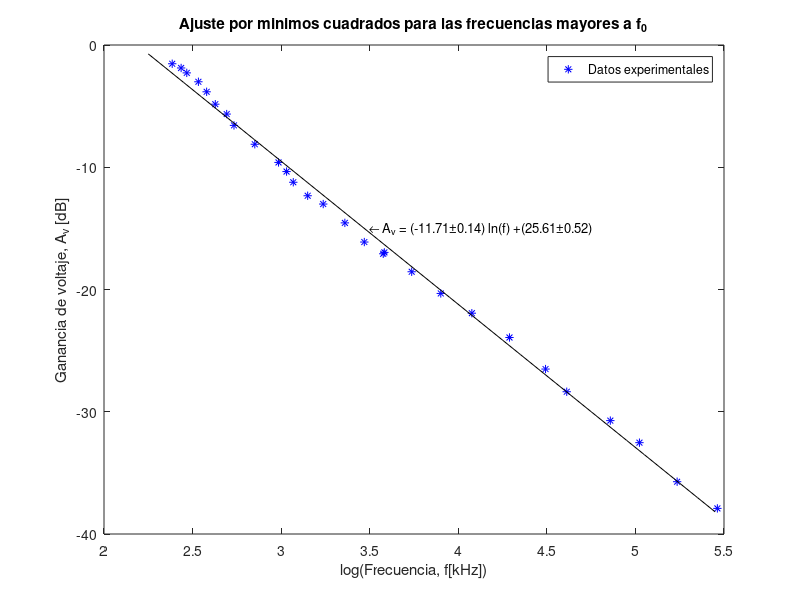

Source code (MATLAB):
clear all; close all;
format long
vi = 5.5;
x = [10.86 11.42 11.79 12.59 13.19 13.85 14.77 15.39 17.31 19.79 20.71 21.51 23.33 25.47 28.78 35.74 32.12 35.97 41.97 49.46 58.94 72.89 89.35 100.71 128.80 151.82 187.80 235.71];
y = [4.61 4.43 4.23 3.89 3.54 3.15 2.87 2.58 2.16 1.82 1.67 1.51 1.33 1.23 1.03 0.77 0.86 0.78 0.65 0.53 0.44 0.35 0.26 0.21 0.16 0.13 0.09 0.07];
y = 20*log10(y/vi); 
%figure(1); clf;
%plot (x,y,'b*')
%legend('Datos experimentales') 
%xlabel('Frecuencia, f[kHz]');ylabel('Ganancia de voltaje, A_{v} [dB]');
%title('Ganancia de voltaje en funcion de la frecuencia')
%print -djpeg -r100 grafica_ganancia.jpg
x = log(x);
size(x)
size(y)
N = size(x)(2)

sxy = sum(x.*y);
sxx = sum(x.*x);
syy = sum(y.*y);
sx = sum(x);
sy = sum(y);
a = (((N)*(sxy))-((sx)*(sy)))/(((N)*(sxx))-((sx)*(sx)))
b = (((sxx)*(sy))-((sx)*(sxy)))/(((N)*(sxx))-((sx)*(sx)))
e = (y-((a*x)+b)).^2;
sei = sum(e);
incertidumbrea=sqrt((sei)/(N-2))*sqrt((N)/(((N)*(sxx))-((sx)*(sx))))
incertidumbreb=sqrt((sei)/(N-2))*sqrt((sxx)/(((N)*(sxx))-((sx)*(sx))))
r = (((N)*(sxy))-((sx)*(sy)))/(sqrt(((N)*(sxx))-((sx)*(sx)))*sqrt(((N)*(syy))-((sy)*(sy))))

xx = 2.25:0.1:5.5;
yy = a.*xx+b;

%%%%%%%%%%%%%%%%%%%%%%%%%%%%%%%%%%%%%%%%%%%%%%%

figure(2); clf;
plot(x,y,'b*',xx,yy,'-k' )
legend('Datos experimentales') 
xlabel('log(Frecuencia, f[kHz])');ylabel('Ganancia de voltaje, A_{v} [dB]');
title('Ajuste por minimos cuadrados para las frecuencias mayores a f_{0}')
text (3.5, -15, strcat ('\fontsize{13}\leftarrow A_{v} = (-11.71\pm0.14) ln(f) +(25.61\pm0.52)'));
print -djpeg -r100 grafica_bodeneg2.jpg
